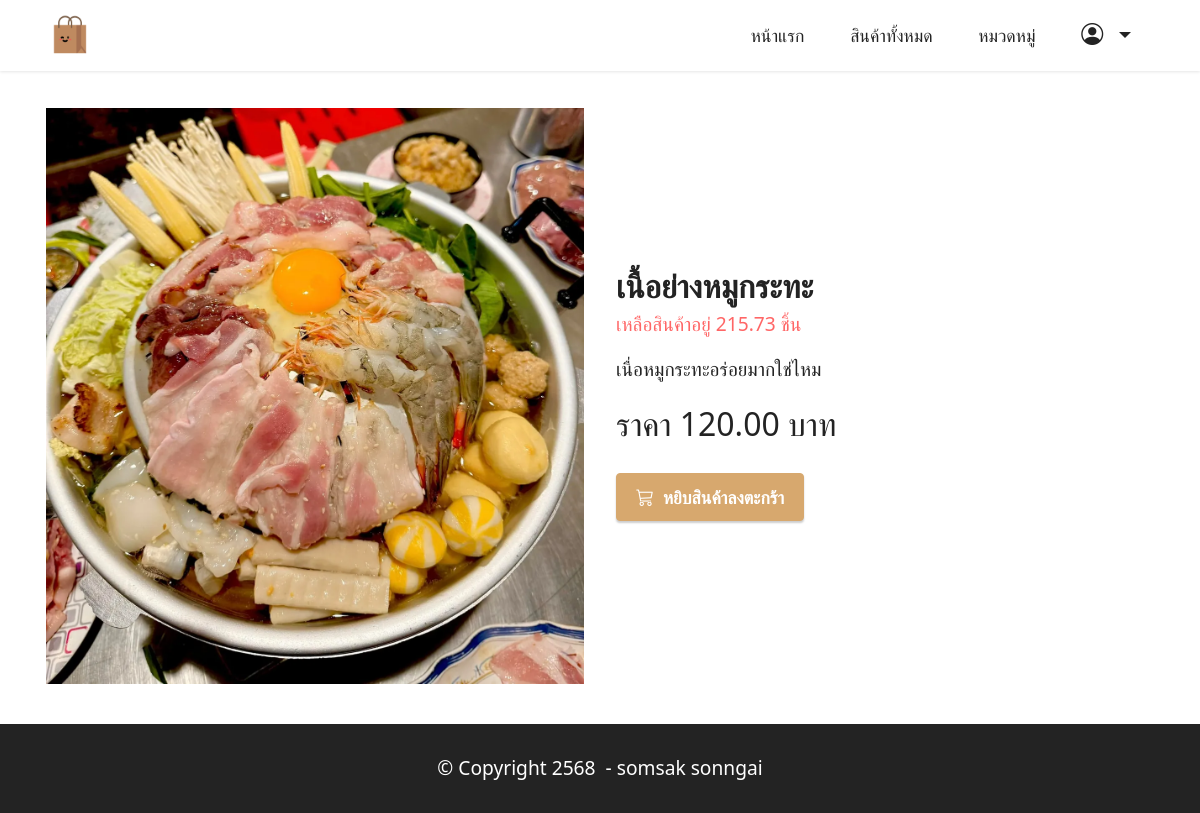
The app's page /blog/product/1/ with its own data.
### productapp/models.py (models this page shows, shortened)
class Product1(models.Model):
    category = models.ForeignKey(Category, on_delete=models.CASCADE,null=True)  # เชื่อมโยงกับ Category
    name = models.CharField(max_length=100)  # ชื่อสินค้า
    description = models.TextField(max_length=500)
    price = models.DecimalField(max_digits=10, decimal_places=2)
    stock = models.DecimalField(max_digits=10, decimal_places=2)
    is_trending = models.BooleanField(default=False)
    image = models.ImageField(upload_to="product")
    profitprice = models.DecimalField(max_digits=10, decimal_places=2)
    created_at = models.DateTimeField(auto_now_add=True)  # วันที่เพิ่ม
    updated_at = models.DateTimeField(auto_now=True)      # วันที่แก้ไข
    barcode = models.CharField(max_length=13, unique=True) # สามารถที่จะทำการเพิ่มได้แค่ 13 ตัว
    class Meta:
        verbose_name = "Product"
        verbose_name_plural = "รายการสินค้า"

### productapp/views.py (the view)
# urls.py: path('product/<int:id>/', views.productDetail, name='productDetail'), #การเรียกใช้ blog ตามด้วย id
def productDetail(request,id):
    product=Product1.objects.get(pk=id)
    return render (request,"detail.html",{"product":product}) #มันก็คือ Product1 นั้นแหละที่เรียกใช้ที่เก็บไว้ในตัวแปร product ถ้าต้องการที่จะทำการเรียกใช้ก็เรียกใช้ product

### productapp/templates/detail.html (shortened to what this page needs)
{% extends "layout.html"%}
{% load humanize %}
{% block content%}
<div class="container my-3">
    <div class="card-wrapper">
        <div class="row align-items-center mt-4">
            <div class="col-12 col-lg-6">
                <div class="image-wrapper">
                    <img src="{{product.image.url}}">
                </div>
            </div>
            <div class="col-12 col-lg-6 my-4">
                <div class="text-box">
                    <h5 class="mbr-title mbr-fonts-style display-5">
                        <strong>{{product.name}}</strong>
                        <p class="display-7 text-secondary">เหลือสินค้าอยู่ {{product.stock}} ชิ้น</p>
                    </h5>
                    <p class="mbr-text mbr-fonts-style display-7">{{product.description}}</p>
                    <div class="cost">
                        <span class="currentcost mbr-fonts-style pr-2 display-5">ราคา {{product.price}} บาท</span>
                    </div>
                    <div class="mbr-section-btn pt-3">
                        {%if product.stock <= 0 %}
                             <h2 class="text-secondary " t>สินค้าหมด</h2>
                        {% else %}
                            <a href="{% url 'addCart' product.id %}" class="btn btn-primary display-4">
                                 <i class="bi bi-cart3"></i></i>&nbsp;
                                    หยิบสินค้าลงตะกร้า
                             </a>
                         {% endif %}
                    </div>
                </div>
            </div>
        </div>
    </div>
    <br>
</div>
{% endblock %}

### productapp/static/assets/theme/css/style.css (style rules this page uses)
body { font-style: normal; line-height: 1.5; font-weight: 400; color: #232323; position: relative; }
section, .container, .container-fluid { position: relative; word-wrap: break-word; }
a { font-style: normal; font-weight: 400; cursor: pointer; }
a, a:hover { text-decoration: none; }
.mbr-text { font-style: normal; line-height: 1.7; }
h1, h2, h3, h4, h5, h6, .display-1, .display-2, .display-4, .display-5, .display-7, span, p, a { line-height: 1; word-break: break-word; word-wrap: break-word; font-weight: 400; }
b, strong { font-weight: bold; }
img, iframe { display: block; width: 100%; }
.mbr-section-btn { margin-left: -0.6rem; margin-right: -0.6rem; font-size: 0; }
.btn { font-weight: 600; border-width: 1px; font-style: normal; margin: 0.6rem 0.6rem; white-space: normal; transition: all 0.2s ease-in-out; display: inline-flex; align-items: center; justify-content: center; word-break: break-word; }
.row { display: -webkit-flex; -webkit-flex-wrap: wrap; }
.card-wrapper { -webkit-flex: 1; }
html, body { height: auto; min-height: 100vh; }
.mt-4 { margin-top: 2rem !important; }
@media (min-width: 992px) { .container { padding-left: 16px; padding-right: 16px; } }
@media (min-width: 992px) { .row { margin-left: -16px; margin-right: -16px; } }
@media (min-width: 992px) { .row > [class*=col] { padding-left: 16px; padding-right: 16px; } }
.card-wrapper, .item-wrapper { overflow: hidden; }

### productapp/static/assets/custom/css/custom-style.css (style rules this page uses)
.display-4 { font-size: 1.1rem; line-height: 1.5; }
.display-5 { font-size: 2rem; line-height: 1.5; }
.display-7 { font-size: 1.2rem; line-height: 1.5; }
.btn { padding: 0.6rem 1.2rem; border-radius: 4px; }
.btn-primary, .btn-primary:active { background-color: #d7a86e !important; border-color: #d7a86e !important; color: #ffffff !important; box-shadow: 0 2px 2px 0 rgba(0, 0, 0, 0.2); }
.text-secondary { color: #ff6666 !important; }
a, a:hover { color: #d7a86e; }
body { overflow-x: hidden; }
a { transition: color 0.6s; }

### records on screen
Product1: image (picture), name "เนื้อย่างหมูกระทะ", stock "215.73", description "เนื่อหมูกระทะอร่อยมากใช่ไหม", price "120.00"
